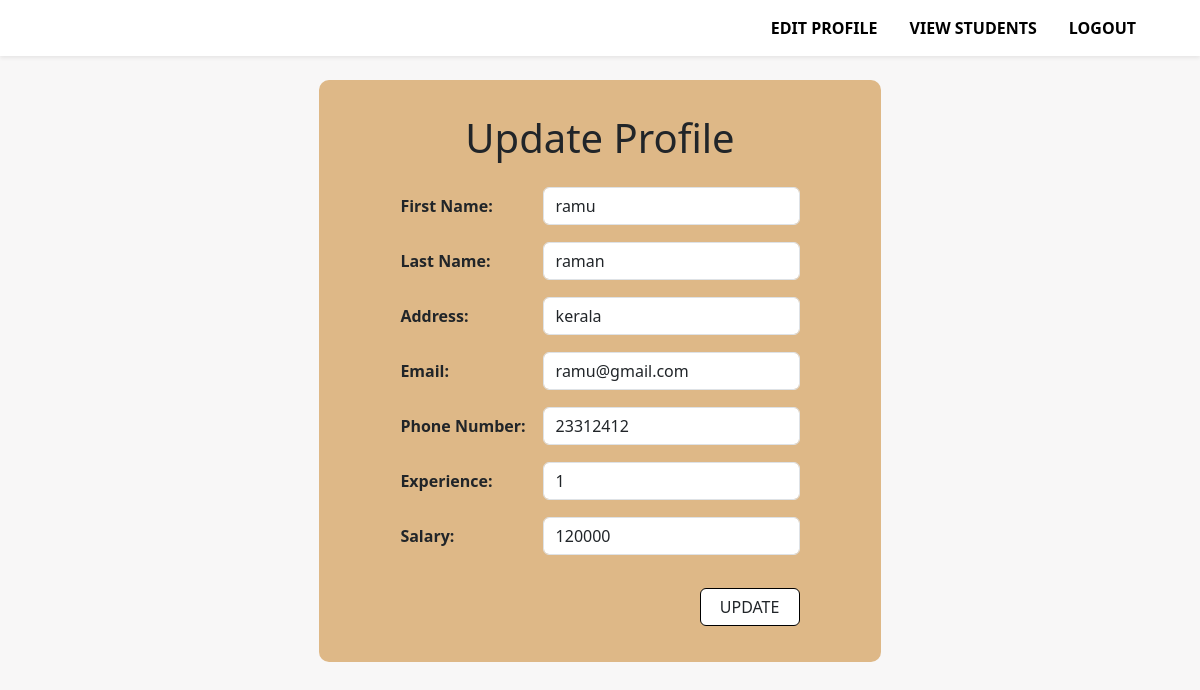
Page /teachereditprofile (signed in) on the committed database.
### tables this page shows
CREATE TABLE teacher(teacher_id integer primary key autoincrement,firstname text, lastname text,email text,address text,phone_number int,experience int,salary int,id int,foreign key (id) references user(id) on delete cascade);

### studentmanagement.py (the view)
@app.route("/teachereditprofile",methods=["get","post"])
def teachereditprofile():
    if request.method=="POST":
        id=session["teacher_id"]
        firstname=request.form["firstname"]
        lastname=request.form["lastname"]
        address=request.form["address"]
        email=request.form["email"]
        phone=request.form["phone_number"]
        experience=request.form["experience"]
        salary=request.form["salary"]
        con=sqlite3.connect("student_management.db")
        cursor=con.cursor()
        cursor.execute("update teacher set firstname=?,lastname=?,email=?,address=?,phone_number=?,experience=?,salary=? where id=? ",(firstname,lastname,email,address,phone,experience,salary,id))
        con.commit()
        return render_template("teacherhome.html")
    else:
        con=sqlite3.connect("student_management.db")
        cursor=con.cursor()
        con.row_factory=sqlite3.Row
        id=session["teacher_id"]
        cursor.execute("select firstname,lastname,address,email,phone_number,experience,salary,id from teacher where id=?",(id,))
        datas=cursor.fetchone()
        return render_template("teachereditprofile.html",data=datas)

### templates/teachereditprofile.html (shortened to what this page needs)
<!DOCTYPE html>
<html lang="en">
<head>
    <link rel="stylesheet" href="https://cdnjs.cloudflare.com/ajax/libs/bootstrap/5.3.3/css/bootstrap.min.css">
</head>
<body style="background-color: rgb(248, 247, 247);">
    <nav class="navbar bg-white justify-content-end py-2 fixed-top shadow-sm pe-5">
        <ul class="nav">
            <li class="nav-item"><a href="/teachereditprofile" class="nav-link  fw-bold ">EDIT PROFILE</a></li>
            <li class="nav-item"><a href="/teacherviewstudent" class="nav-link  fw-bold ">VIEW STUDENTS</a></li>
            <li class="nav-item"><a href="/logout" class="nav-link  fw-bold ">LOGOUT</a></li>
        </ul>
    </nav>
    <form action="/teachereditprofile" method="post" class="w-auto">
        <h1 class="my-4 ">Update Profile</h1>
        <table class="w-100">
            <tr>
                <td class="pb-3 fw-bold">First Name:</td>
                <td class="pb-3"><input type="text" placeholder="FIRST NAME" name="firstname" value="{{data[0]}}" class="form-control"></td>
            </tr>
            <tr>
                <td class="pb-3 fw-bold">Last Name:</td>
                <td class="pb-3"><input type="text" placeholder="LAST NAME" name="lastname" value="{{data[1]}}" class="form-control"></td>
            </tr>
            <tr>
                <td class="pb-3 fw-bold">Address:</td>
                <td class="pb-3"><input type="text" placeholder="ADDRESS" name="address" value="{{data[2]}}" class="form-control"></td>
            </tr>
            <tr>
                <td class="pb-3 fw-bold">Email:</td>
                <td class="pb-3"><input type="email" placeholder="EMAIL" name="email" value="{{data[3]}}" class="form-control"></td>
            </tr>
            <tr>
                <td class="pb-3 fw-bold pe-3">Phone Number:</td>
                <td class="pb-3"> <input type="number" placeholder="PHONE NUMBER" name="phone_number" value="{{data[4]}}" class="form-control"></td>
            </tr>
            <tr>
                <td class="pb-3 fw-bold">Experience:</td>
                <td class="pb-3"><input type="number" placeholder="EXPERIENCE" name="experience" value="{{data[5]}}" class="form-control"></td>
            </tr>
            <tr>
                <td class="pb-3 fw-bold">Salary:</td>
                <td class="pb-3"> <input type="number" placeholder="SALARY" name="salary" value="{{data[6]}}" class="form-control"></td>
            </tr>
            <tr>
                <td class="pb-3"></td>
                <td class="pb-3"><input type="submit" value="UPDATE" class="btn border-1 border-black bg-white float-end mt-3" class="form-control"></td>
            </tr>
        </table>
    </form>
</body>
</html>

### templates/teachereditprofile.html (style rules this page uses)
body { display: flex; justify-content: center; flex-direction: column; align-items: center; }
nav { width: 100%; }
form { width: 400px; justify-content: center; background-color: burlywood; padding: 80px; padding-top: 10px; padding-bottom: 20px; display: flex; flex-direction: column; align-items: center; border-radius: 10px; margin-top: 80px; }
input[type=submit] { width: 100px; }
.nav-link { color: black; }

### rows in the picture
teacher: firstname "ramu", lastname "raman", address "kerala", email "ramu@gmail.com", phone_number "23312412", experience "1", salary "120000"
